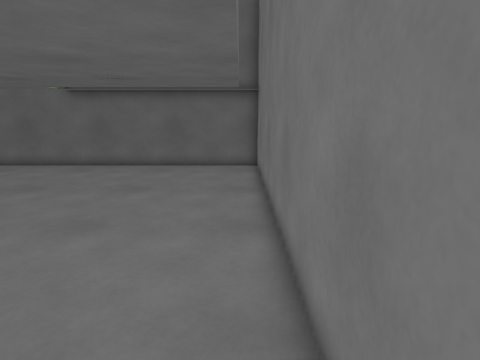
View 1 (above)

13 first-person views from a walk through a level from a Godot 3-D game. The camera is 1.4 m above the floor, tilts 12° down and sees 75° across. The floor is counted in squares, 0.5 m on a side. Each view is taken from the middle of a square. On the plan, view 1 faces up. The plan holds only what a view shows up to about 20 squares ahead; the rest is blank.

View 2
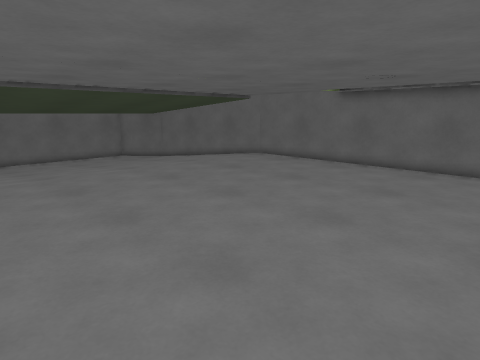

View 3
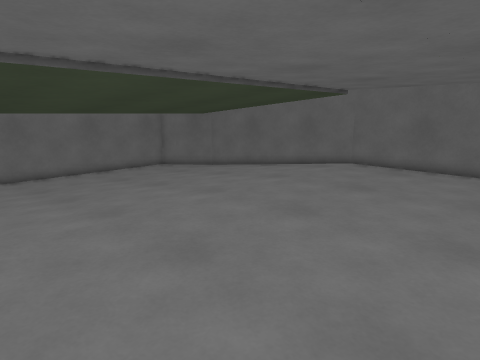

View 4
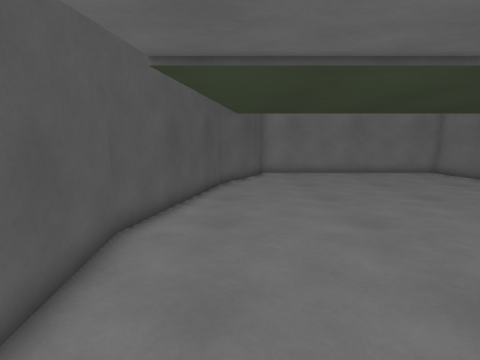

View 5
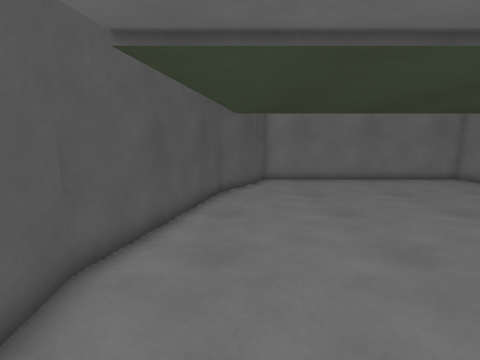

View 6
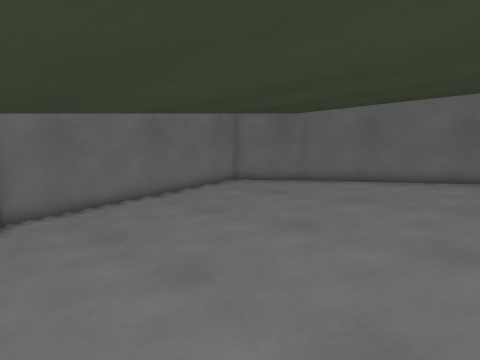

View 7
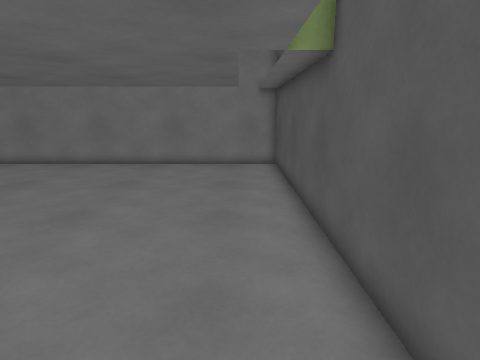

View 8
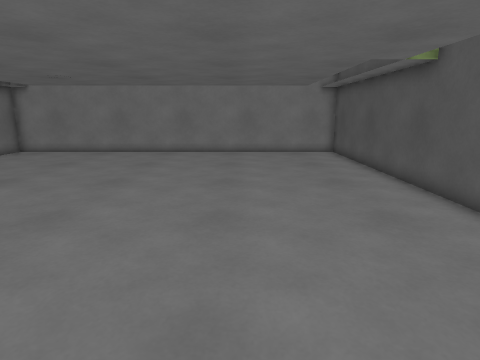

View 9
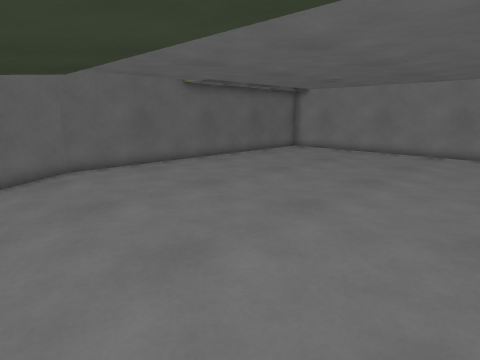

View 10
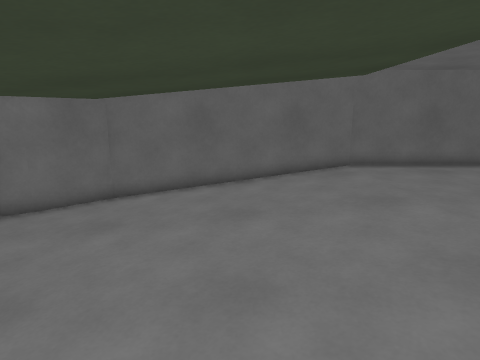

View 11
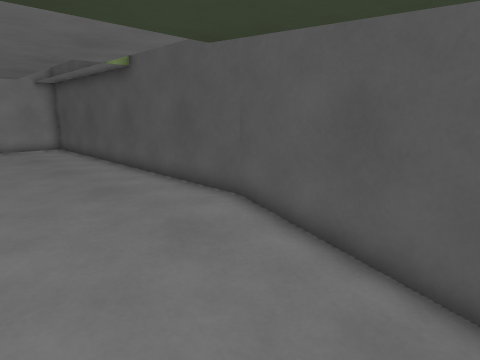

View 12
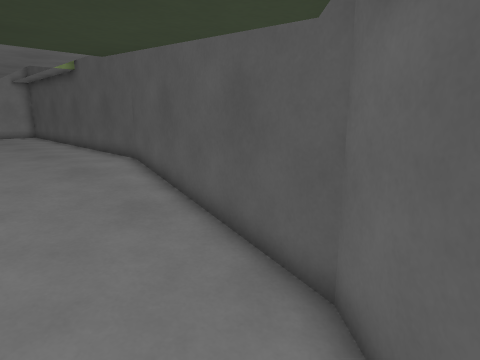

View 13
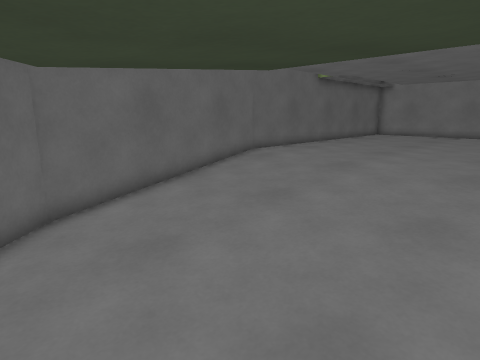

### Floor plan
Key: @ floor where view 1 was taken; # wall or solid block; . main floor; - floor 0.25 m lower than the main floor; _ floor 0.5 m lower than the main floor.
Columns run from 28 left of view 1 to 1 right of it. Each row starts with its distance up from view 1.
 17           ####################
 16      ######..................#
 15   ####-----..................#
 14  ##___-----..................#
 13 ##____-----..................#
 12 #_____-----..................#
 11 #_____-----..................#
 10 #_____-----..................#
  9 #_____-----..................#
  8 #_____-----..................#
  7 #_____-----..................#
  6 #_____-----..................#
  5 #_____-----..................#
  4 #_____-----..................#
  3 #_____-----..................#
  2 #_____-----..................#
  1 ##____-----..................#
  0  ##___-----.................@#
 -1   #####----..................#
 -2       ##### .................#
 -3            ###################

Positions as (right, up) in squares from view 1, and headings:
1: (0, 0), facing up
2: (0, 0), facing up-left
3: (-7, 0), facing up-left
4: (-8, 0), facing left
5: (-10, 0), facing left
6: (-15, 0), facing up-left
7: (-16, -1), facing right
8: (-19, 3), facing right
9: (-19, 3), facing up-right
10: (-20, 3), facing up
11: (-21, 3), facing down-right
12: (-27, 3), facing down-right
13: (-27, 6), facing up-right
